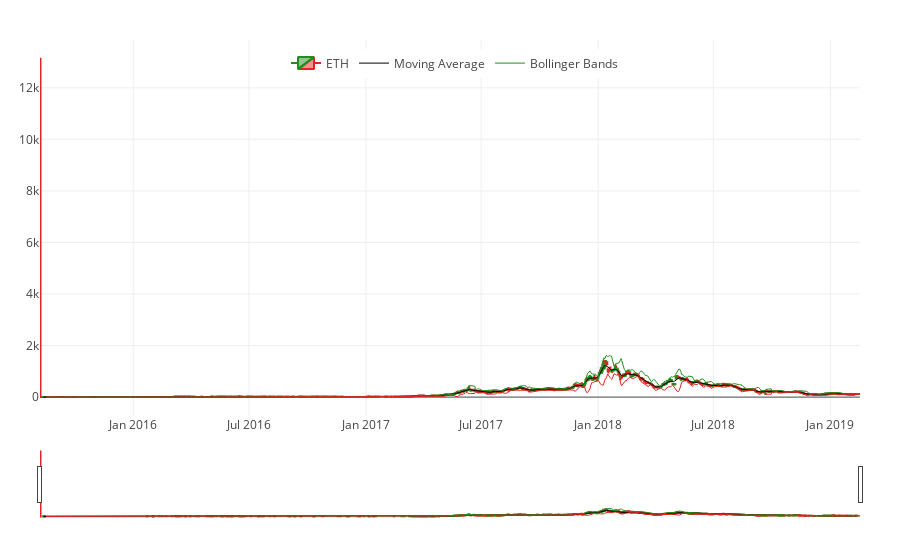

This figure's notebook cell:
### Code cell
candlestick('ETH')

### Figure 1 — Plotly figure (JSON) as saved in the notebook; plotly's stock layout.template omitted (floating-point values rounded to 4 significant figures; data arrays with more than 128 entries replaced by an {"elided": "..."} marker saying what was removed)
{"data": [{"close": {"elided": "1289 float values"}, "decreasing": {"line": {"color": "#e52222"}}, "high": {"elided": "1289 float values"}, "increasing": {"line": {"color": "#1f8e1d"}}, "low": {"elided": "1289 float values"}, "name": "ETH", "open": {"elided": "1289 float values"}, "type": "candlestick", "x": {"elided": "1289 str values"}}, {"line": {"width": 1}, "marker": {"color": "#000000"}, "mode": "lines", "name": "Moving Average", "type": "scatter", "x": {"elided": "1279 str values"}, "y": {"elided": "1279 float values"}}, {"hoverinfo": "none", "legendgroup": "Bollinger Bands", "line": {"width": 1}, "marker": {"color": "#1f8e1d"}, "name": "Bollinger Bands", "type": "scatter", "x": {"elided": "1289 str values"}, "y": {"elided": "1289 float values"}}, {"hoverinfo": "none", "legendgroup": "Bollinger Bands", "line": {"width": 1}, "marker": {"color": "#e52222"}, "showlegend": false, "type": "scatter", "x": {"elided": "1289 str values"}, "y": {"elided": "1289 float values"}}], "layout": {"legend": {"orientation": "h", "x": 0.3, "y": 0.9, "yanchor": "bottom"}, "margin": {"b": 40, "l": 40, "r": 40, "t": 40}, "plot_bgcolor": "#ffffff"}}
